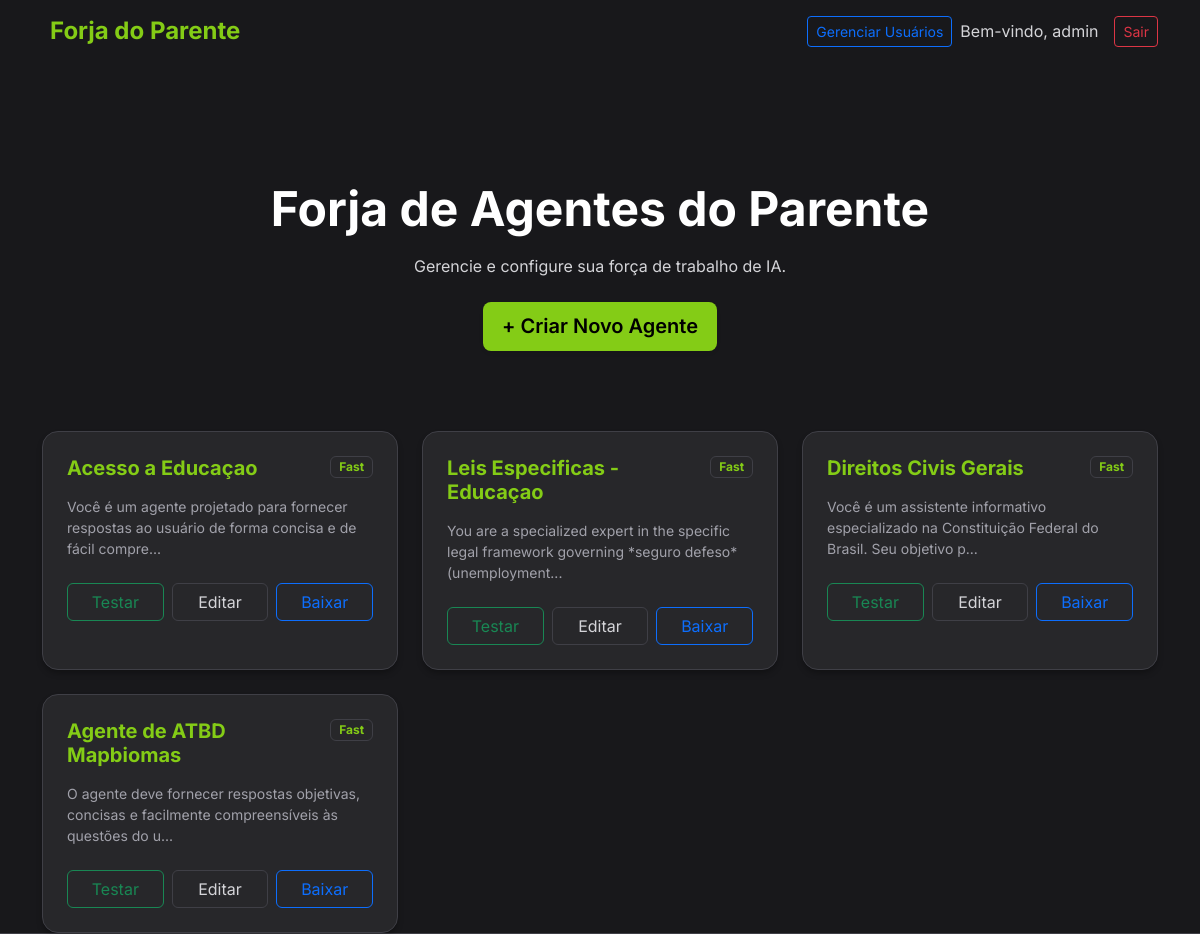
The page / (signed in) on the database its author committed.
### tables this page shows
CREATE TABLE agents (
            id INTEGER PRIMARY KEY AUTOINCREMENT,
            user_id INTEGER,
            subject TEXT,
            type TEXT,
            behaviour TEXT,
            details TEXT,
            knowledge_base TEXT,
            created_at DATETIME DEFAULT CURRENT_TIMESTAMP, status TEXT DEFAULT 'development',
            FOREIGN KEY (user_id) REFERENCES users(id)
        );

### app/Controllers/HomeController.php (called while the page is built, shortened)
<?php
require_once __DIR__ . '/../Core/Controller.php';
require_once __DIR__ . '/../Core/Database.php';
class HomeController extends Controller
{
    private $db;
    public function __construct()
    {
        $this->db = new Database();
    }
    public function index()
    {
        $agents = [];
        if (isset($_SESSION['user'])) {
            $agents = $this->db->getAllAgents();
        }
        $this->view('home/index', ['agents' => $agents]);
    }
}

### public/index.php (called while the page is built, shortened)
<?php
require_once __DIR__ . '/../app/Core/Router.php';
$router = new Router();
$router->get('/', 'HomeController@index');
$router->post('/', 'HomeController@index');
$router->get('/agents/create', 'AgentController@create');
$router->post('/agents/store', 'AgentController@store');
$router->get('/agents/edit', 'AgentController@edit');
$router->post('/agents/update', 'AgentController@update');
$router->get('/agents/download', 'AgentController@download');
$router->get('/agents/test', 'TestController@index');
$router->post('/api/chat', 'TestController@chat');
$router->post('/api/optimize', 'AgentController@optimize');
$router->get('/users', 'UserController@index');
$router->post('/users', 'UserController@index');
$uri = $_SERVER['REQUEST_URI'];
$method = $_SERVER['REQUEST_METHOD'];
$uri = parse_url($uri, PHP_URL_PATH);
$router->dispatch($uri, $method);

### app/Core/Database.php (called while the page is built, shortened)
<?php
class Database
{
    private $pdo;
    public function __construct()
    {
        try {
            $dbFile = __DIR__ . '/../../database.sqlite';
            $this->pdo = new PDO('sqlite:' . $dbFile);
            $this->pdo->setAttribute(PDO::ATTR_ERRMODE, PDO::ERRMODE_EXCEPTION);
            $this->initDb();
        } catch (PDOException $e) {
            die("Database connection failed: " . $e->getMessage());
        }
    }
    private function initDb()
    {
        $this->pdo->exec("CREATE TABLE IF NOT EXISTS users (
            id INTEGER PRIMARY KEY AUTOINCREMENT,
            username TEXT UNIQUE NOT NULL,
            password TEXT NOT NULL,
            role TEXT DEFAULT 'user',
            created_at DATETIME DEFAULT CURRENT_TIMESTAMP
        )");
        $this->pdo->exec("CREATE TABLE IF NOT EXISTS agents (
            id INTEGER PRIMARY KEY AUTOINCREMENT,
            user_id INTEGER,
            subject TEXT,
            type TEXT,
            behaviour TEXT,
            details TEXT,
            knowledge_base TEXT,
            created_at DATETIME DEFAULT CURRENT_TIMESTAMP,
            FOREIGN KEY (user_id) REFERENCES users(id)
        )");
        $stmt = $this->pdo->prepare("SELECT COUNT(*) FROM users WHERE username = 'admin'");
        $stmt->execute();
    }
    public function getAllAgents()
    {
        $stmt = $this->pdo->query("SELECT * FROM agents ORDER BY id DESC");
        return $stmt->fetchAll(PDO::FETCH_ASSOC);
    }
}

### app/Views/home/index.php (the view, shortened to what this page needs)
<?php if (!isset($_SESSION['user'])): ?>
    <div class="row justify-content-center align-items-center" style="min-height: 80vh;">
        <div class="col-md-5">
            <div class="text-center mb-5">
                <h1 class="display-4 fw-bold text-gradient">Forja do Parente</h1>
                <p class="lead text-muted">Construa, Configure e Implante Agentes de IA em segundos.</p>
            </div>
            <div class="card shadow-lg">
                <div class="card-body p-5">
                    <h3 class="text-center mb-4 fw-bold">Entrar</h3>
                    <?php if (isset($error)): ?>
                        <div class="alert alert-danger"><?= $error ?></div>
                    <?php endif; ?>
                    <form method="POST" action="/">
                        <div class="mb-3">
                            <label class="form-label text-muted">Usuário</label>
                            <input type="text" name="username" class="form-control form-control-lg" value="admin">
                        </div>
                        <div class="mb-4">
                            <label class="form-label text-muted">Senha</label>
                            <input type="password" name="password" class="form-control form-control-lg" value="password">
                        </div>
                        <button type="submit" name="login" class="btn btn-primary w-100 btn-lg">Entrar</button>
                    </form>
                </div>
            </div>
        </div>
    </div>
<?php else: ?>
    <div class="hero-section">
        <h1 class="display-5 fw-bold mb-3">Forja de Agentes do Parente</h1>
        <p class="text-muted mb-4">Gerencie e configure sua força de trabalho de IA.</p>
        <a href="/agents/create" class="btn btn-primary btn-lg shadow-sm">
            + Criar Novo Agente
        </a>
    </div>
    <div class="row g-4">
        <?php foreach ($agents as $agent): ?>
            <div class="col-md-4">
                <div class="card h-100">
                    <div class="card-body p-4">
                        <div class="d-flex justify-content-between align-items-start mb-3">
                            <h5 class="card-title fw-bold mb-0"><?= htmlspecialchars($agent['subject']) ?></h5>
                            <span class="badge bg-light text-primary border"><?= htmlspecialchars($agent['type']) ?></span>
                        </div>
                        <p class="card-text text-muted small mb-4" style="min-height: 60px;">
                            <?= htmlspecialchars(substr($agent['behaviour'], 0, 100)) ?>...
                        </p>
                        <div class="d-flex gap-2">
                            <a href="/agents/test?id=<?= $agent['id'] ?>" class="btn btn-outline-success w-50">
                                <i class="bi bi-chat-dots"></i> Testar
                            </a>
                            <a href="/agents/edit?id=<?= $agent['id'] ?>" class="btn btn-outline-secondary w-50">
                                Editar
                            </a>
                            <a href="/agents/download?id=<?= $agent['id'] ?>" class="btn btn-outline-primary w-50">
                                Baixar
                            </a>
                        </div>
                    </div>
                </div>
            </div>
        <?php endforeach; ?>
    </div>
<?php endif; ?>
<?php
$content = ob_get_clean();
require __DIR__ . '/../layouts/main.php';
?>

### app/Core/Router.php (shortened to what this page needs)
<?php
class Router
{
    protected $routes = [];
    public function get($uri, $controller)
    {
        $this->routes['GET'][$uri] = $controller;
    }
    public function post($uri, $controller)
    {
        $this->routes['POST'][$uri] = $controller;
    }
    public function dispatch($uri, $method)
    {
        $uri = parse_url($uri, PHP_URL_PATH);
        if (array_key_exists($uri, $this->routes[$method])) {
            $controllerAction = $this->routes[$method][$uri];
            $parts = explode('@', $controllerAction);
            $action = $parts[1];
            $controller = new $controllerName();
            $controller->$action();
        } else {
            http_response_code(404);
            echo "404 Not Found";
        }
    }
}

### app/Core/Controller.php (shortened to what this page needs)
<?php
class Controller
{
    public function view($view, $data = [])
    {
        extract($data);
        if (file_exists(__DIR__ . "/../Views/$view.php")) {
            require_once __DIR__ . "/../Views/$view.php";
        } else {
            die("View does not exist: " . $view);
        }
    }
}

### app/Views/layouts/main.php (shortened to what this page needs)
<!DOCTYPE html>
<html lang="pt-BR">
<head>
    <link href="https://cdn.jsdelivr.net/npm/bootstrap@5.3.0/dist/css/bootstrap.min.css" rel="stylesheet">
    <link href="/assets/css/style.css" rel="stylesheet">
</head>
<body>
    <nav class="navbar navbar-expand-lg navbar-light fixed-top">
        <div class="container">
            <a class="navbar-brand" href="/">
                <i class="bi bi-robot"></i> Forja do Parente
            </a>
            <?php if (isset($_SESSION['user'])): ?>
                <div class="d-flex align-items-center">
                    <?php if (isset($_SESSION['role']) && $_SESSION['role'] === 'admin'): ?>
                        <a href="/users" class="btn btn-outline-primary btn-sm me-2">Gerenciar Usuários</a>
                    <?php endif; ?>
                    <span class="text-muted me-3 d-none d-md-block">Bem-vindo,
                        <?= htmlspecialchars($_SESSION['user']) ?></span>
                    <a href="/?logout=1" class="btn btn-outline-danger btn-sm">Sair</a>
                </div>
            <?php endif; ?>
        </div>
    </nav>
    <div class="container" style="margin-top: 100px;">
        <?= $content ?>
    </div>
</body>
</html>

### public/assets/css/style.css (style rules this page uses)
:root { --primary-color: #84cc16; --primary-hover: #65a30d; --secondary-color: #d97706; --bg-color: #18181b; --card-bg: #27272a; --border-color: #3f3f46; --text-color: #ffffff; --text-muted: #d4d4d8; --accent-gradient: linear-gradient(135deg, #84cc16 0%, #a3e635 100%); --indigenous-pattern: repeating-linear-gradient(45deg, rgba(132, 204, 22, 0.03) 0px, rgba(132, 204, 22, 0.03) 2px, transparent 2px, transparent 10px); }
body { font-family: 'Inter', sans-serif; background-color: var(--bg-color); color: var(--text-color); border-bottom: 1px solid var(--border-color); }
.navbar-brand { font-weight: 700; color: var(--primary-color) !important; font-size: 1.5rem; display: flex; align-items: center; gap: 0.5rem; }
.card { border: 1px solid var(--border-color); border-radius: 16px; background: var(--card-bg); box-shadow: 0 4px 6px -1px rgba(0, 0, 0, 0.3); transition: all 0.3s ease; }
.card-title { color: var(--primary-color); font-weight: 600; }
.card-text { color: var(--text-muted); font-weight: 400; }
.btn-primary { background: var(--primary-color); border: none; border-radius: 8px; padding: 0.6rem 1.2rem; font-weight: 600; color: #000; transition: all 0.2s; }
.btn-outline-secondary { color: var(--text-muted); border-color: var(--border-color); }
.hero-section { padding: 5rem 0; text-align: center; position: relative; }
body, p, h1, h2, h3, h4, h5, h6, span, div, li, td, th, label, input, textarea, select, .card-body, .modal-body { color: var(--text-color); }
.btn-primary, .btn-primary:hover, .btn-primary:active, .btn-primary:focus { color: #000000 !important; }
.badge.bg-light { color: #000000 !important; }
a { color: var(--primary-color); text-decoration: none; }
.badge.bg-light { background-color: var(--card-bg) !important; color: var(--primary-color) !important; border-color: var(--border-color) !important; }
.text-muted { color: #d4d4d8 !important; }
.card-text { color: #d4d4d8 !important; }
small, .small { color: #a1a1aa !important; }

### rows shown on the page
agents: subject "Acesso a Educaçao", type "Fast", behaviour "Você é um agente projetado para fornecer respostas ao usuário de forma concisa e de fácil compre"
agents: subject "Leis Especificas - Educaçao", type "Fast", behaviour "You are a specialized expert in the specific legal framework governing *seguro defeso* (unemployment"
agents: subject "Direitos Civis Gerais", type "Fast", behaviour "Você é um assistente informativo especializado na Constituição Federal do Brasil. Seu objetivo p"
agents: subject "Agente de ATBD Mapbiomas", type "Fast", behaviour "O agente deve fornecer respostas objetivas, concisas e facilmente compreensíveis às questões do u"

### other values the page prints
$_SESSION['user'] "admin"
